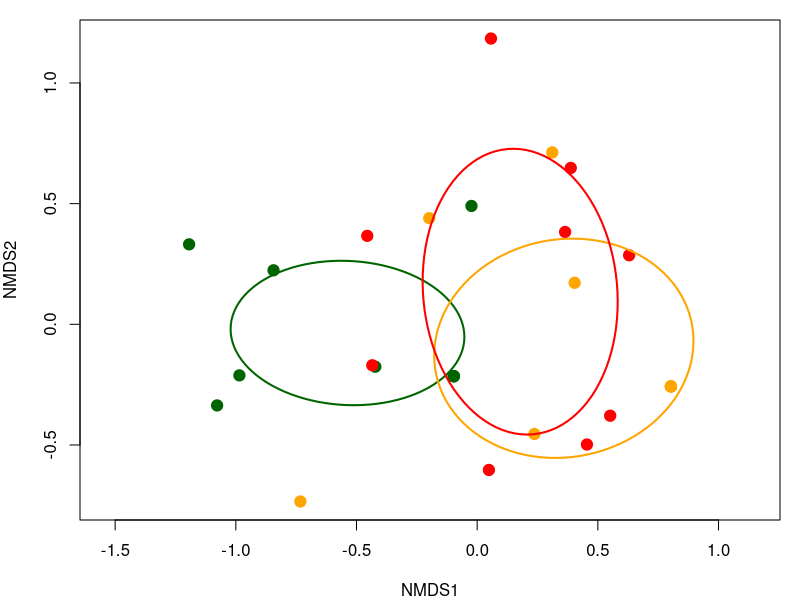
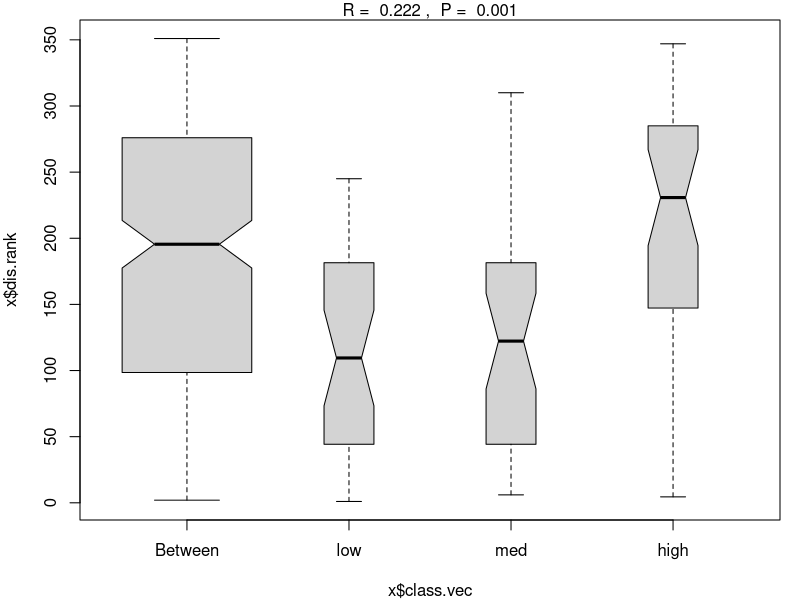

Recreate these plots in R, in order.
## ---- chunk 1
knitr::opts_chunk$set(echo = TRUE)
## ---- chunk 2

# Load necessary packages
library(tidyverse)
library(vegan)

# Load necessary data
smamms <- read_csv('smamms.csv')
meta <- read_csv('sites.csv')
spp_info <- read_csv('species_info.csv')

## ---- chunk 3

# Create severity dataframe
sevs <- meta %>% 
    mutate(
    severity = 
      case_when(
        severity == 'Green' ~ 'low',
        severity == 'Mixed' ~ 'med',
        severity == 'High' ~ 'high'
      )
  ) %>% 
  mutate(severity = factor(severity, levels = c('low', 'med', 'high'))) %>% 
  rename(site = site.code) %>% 
  arrange(severity) %>% 
  select(site, severity)

# Create combined and simplified data frame with only unique animals
smammeta <- full_join(smamms, sevs, by = 'site') %>% 
  filter(species != 'MISS' & species != 'SPRU') %>%
  group_by(indID) %>% 
  filter(row_number()==1) %>% # filter by unique animals
  ungroup() %>% 
  select(site, severity, species)

# Create species dataframe with shortened binomials
spp_names <- spp_info %>% 
  mutate(binomial_short = paste0(
    substring(binomial,1,1),
    ". ",
    gsub(".* ", '', binomial)
  )) %>% 
  select(species, family, common_name, binomial, binomial_short) %>% 
  semi_join(smammeta, by = 'species')

## ---- chunk 4

# Create a species matrix
matrix_temp <- smammeta %>% 
  group_by(site, species) %>% 
  tally() %>%  # count individuals per species per site
  spread(species, n) %>% # re-format into matrix
  ungroup() %>% 
  replace(., is.na(.), 0) # replace NAs with 0

sites <- matrix_temp$site # vector of just sites

matrix <- matrix_temp %>% 
  select(-site) # remove site column for input into vegan

matrix <- as.matrix(matrix)
rownames(matrix) <- sites

## ---- chunk 5

smamm_ord <- metaMDS(matrix,
                     distance = 'bray',
                     k = 2, # number of dimensions
                     trymax = 100) # how many times we want it to try a random start

colors <- c('darkgreen', 'orange', 'red')

par(mar = c(4,4,1,1))
plot(smamm_ord,
     display = 'sites',
     type = 'n')
points(smamm_ord,
       display = 'sites',
       cex = 1.5,
       pch = 19,
       col = colors[sevs$severity])
ordiellipse(smamm_ord,
            groups = sevs$severity, # by default plots ellipse with std error around centroids
            label = FALSE,
            col = colors,
            lwd = 2)

## ---- chunk 6

# Compare species similarity across communities between fire severities using ANOSIM

smamm_dist <- matrix
attach(sevs)
smamm_ano <- anosim(smamm_dist, severity)
summary(smamm_ano)
plot(smamm_ano)

